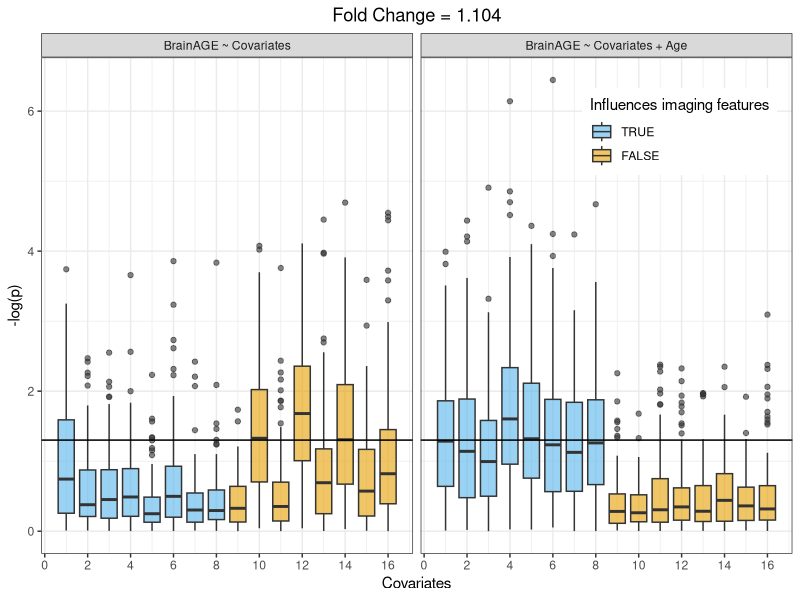

Here is the R script that generated this plot:
## ---- chunk 1
library(kernlab)
library(ggplot2)
library(e1071)

remove(list = ls())
today <- Sys.Date()
plotABFs <- F
saveplot = FALSE; ntraining = 500; ntesting = 500; nvars = 100; errorEps = 10; plot_prefix = ''; errorEta = 0.5;
beta0 = 100; beta1 = -1; 
errorEpsPct = 2;
errorEtaPct = 1.2;
nonDecaysd = 5;
decayPct = 0.75;
# scaleFac = 1/2500;
scaleFac = 1/4500;

nruns <- 100

w1Sd <- 1
w2Sd <- 1
w3Sd <- 1
w1MeanMean <- 2
w2MeanMean <- 2
w3MeanMean <- 2

cbPaletteGrey <- c("#999999", "#E69F00", "#56B4E9", "#009E73", "#F0E442", "#0072B2", "#D55E00", "#CC79A7")
cbPaletteBlack <- c("#000000", "#E69F00", "#56B4E9", "#009E73", "#F0E442", "#0072B2", "#D55E00", "#CC79A7")

ntotal <- ntraining + ntesting
#generate random subject ages
age <- runif(ntotal, 20, 56)
ageTrain <- age[1:ntraining]
ageTest <- age[(ntraining+1):ntotal]
ABF1 <- beta0 + age * beta1 # age basis function 1
ABF2 <- 1/424*sqrt(90^5-age^5) - 100 # age basis function 2
ABF3 <- 2.6*100^2/age^2 + 16 # age basis function 3
## ---- chunk 2
# set.seed(1234)
alphas <- c(0, runif(1, -2, -1))
betas <- c(0, runif(1, -2, -1))
gammas <- c(0, runif(1, -2, -1))
albega1 <- expand.grid(alphas, betas, gammas)
albega1[4:5,] <- albega1[c(5,4),]
albega1[c(5,7),] <- albega1[c(7,5),]

alphas <- c(0, runif(1, -2, -1))
betas <- c(0, runif(1, -2, -1))
gammas <- c(0, runif(1, -2, -1))
albega2 <- expand.grid(alphas, betas, gammas)
albega2[4:5,] <- albega2[c(5,4),]
albega2[c(5,7),] <- albega2[c(7,5),]

albega <- rbind(albega1, albega2)
ncombs <- nrow(albega)
albegaSums <- rowSums(abs(albega))
albega <- albega/ifelse(albegaSums != 0, albegaSums, 1)

pCombWiAge.df <- matrix(NA, nrow = ncombs, ncol = nruns)
pCombNoAge.df <- matrix(NA, nrow = ncombs, ncol = nruns)
r2vec <- vector(mode = "numeric", length = nruns)
namesResults <- c("AlBeGa", "CorWithAge", "pNoAge", "pWiAge", "pCombNoAge", "pCombWiAge", "CorWithA")
resultss <- array(NA, c(ncombs, length(namesResults) - 1, nruns))
funcInd <- list() # functional indices
funcInd$ABF1 <- 1:8
funcInd$ABF2 <- 1:8
funcInd$ABF3 <- 1:8
allFuncInd <- unlist(funcInd)
effectSizes <- matrix(NA, ncol = 3, nrow = nruns)

system.time(
for (myrun in 1:nruns){
  w1Mean <- rnorm(nvars, mean = w1MeanMean, sd = w1Sd)
  w2Mean <- rnorm(nvars, mean = w2MeanMean, sd = w2Sd)
  w3Mean <- rnorm(nvars, mean = w3MeanMean, sd = w3Sd)
  
  results <- data.frame(matrix(NA, nrow = ncombs, ncol = length(namesResults)))
  colnames(results) <- namesResults
  covsNoNoise <- t(as.matrix(albega) %*% as.matrix(rbind(ABF1, ABF2, ABF3)))
  errorEtaMat <- matrix(rnorm(ncombs*ntotal, 0, errorEtaPct*abs(covsNoNoise)), 
                        ncol = ncombs, nrow = ntotal, byrow = T)
  rawCovs <- covsNoNoise + errorEtaMat
  covs <- rawCovs
  covsTest <- covs[(ntraining+1):ntotal, ]
  x_total <- matrix(NA, ncol = nvars, nrow = ntotal)
  
  D1 <- rowSums(covs[,funcInd$ABF1, drop = F])*scaleFac
  D2 <- rowSums(covs[,funcInd$ABF2, drop = F])*scaleFac
  D3 <- rowSums(covs[,funcInd$ABF3, drop = F])*scaleFac
  
  backgroundInd <- floor(decayPct*nvars) 
  cohen1 <- vector(mode = "numeric", length = backgroundInd)
  cohen2 <- vector(mode = "numeric", length = backgroundInd)
  cohen3 <- vector(mode = "numeric", length = backgroundInd)
  for (k in 1:nvars){
    if (k <= backgroundInd){
      xNoNoise <- 
        (w1Mean[k] - D1)*ABF1 + 
        (w2Mean[k] - D2)*ABF2 +
        (w3Mean[k] - D3)*ABF3
      x_total[,k] <- xNoNoise + rnorm(ntotal, mean = 0, sd = errorEpsPct*abs(xNoNoise))
    } 
  }
  effectSize <- c(mean(abs((w1Mean-mean(D1))/w1Mean)),
                  mean(abs((w2Mean-mean(D2))/w2Mean)),
                  mean(abs((w3Mean-mean(D3))/w3Mean)))
  effectSizes[myrun, ] <- effectSize
  sdRemain <- sd(x_total[,1:backgroundInd])
  x_total[, (backgroundInd+1):nvars] <- rnorm(ntotal*(nvars - backgroundInd), 
                                              mean = 0, sd = sdRemain)
  names(x_total) <- paste('x', 1:nvars, sep = '')
  x_training <- x_total[1:ntraining, ]
  x_testing <- x_total[(ntraining + 1): ntotal, ]
  
  #fit a model on the trianing data
  train_y <- as.matrix(ageTrain)
  train_x <- as.matrix(x_training)
  this_model <- svm(x = train_x, y = train_y)
  
  names(x_testing) <- paste('x', 1:nvars, sep = '')
  predictions <- predict(this_model, x_testing) # get predictions on the testing set 
  BrainAGE <- predictions - ageTest     #BrainAGE is yhat - y
  
  mae <- mean(abs(BrainAGE))
  ss_total <- sum((ageTest - mean(ageTest))^2)
  ss_resid <- sum((BrainAGE - mean(BrainAGE))^2)
  (r2 <- 1 - ss_resid / ss_total)
  results$CorWithA <- abs(cor(covsTest, ageTest))
  
  for (i in 1:ncombs){
    results[i,"AlBeGa"] <- paste0(albega[i,], collapse = ";")
    results[i, "CorWithAge"] <- cor(covsTest[,i], ageTest)
  }
  
  for (i in 1:ncombs){
    model_i <- lm(BrainAGE ~ covsTest[,i])
    results[i, "pNoAge"] <- summary(model_i)$coefficients["covsTest[, i]", "Pr(>|t|)"]
    modeliAge <- lm(BrainAGE ~ covsTest[,i] + ageTest + ageTest^2 + 1/ageTest)
    results[i, "pWiAge"] <- summary(modeliAge)$coefficients["covsTest[, i]", "Pr(>|t|)"]
  }
  
  myFrame <- data.frame(covsTest, BrainAGE, ageTest)
  myFrameNonlin <- myFrame
  myFrameNonlin$ageSq <- myFrameNonlin$ageTest^2
  myFrameNonlin$ageInv <- 1/myFrameNonlin$ageTest
  model_55 <- lm(BrainAGE ~ . - ageTest, data = myFrame)
  results[, "pCombNoAge"] <- summary(model_55)$coefficients[2:(ncombs + 1), "Pr(>|t|)"]
  modelAge56 <- lm(BrainAGE ~ . , data = myFrame)

  results[, "pCombWiAge"] <- summary(modelAge56)$coefficients[2:(ncombs + 1), "Pr(>|t|)"]
  resultsRound <- results
  resultsRound[,-1] <- round(resultsRound[,-1], 5)  
  predAgedf <- data.frame(ageTest, predictions, BrainAGE)
  plotPred <- F
  if ((myrun == nruns) & (plotPred == T)){
    linreg <- lm(predictions ~ ageTest, data = predAgedf)
    b1 <- linreg$coefficients[2]
    b0 <- linreg$coefficients[1]
    predAgedf$BrainAGER <- linreg$residuals
    a1 <- ggplot(predAgedf, aes(x = ageTest, y = predictions)) + 
      geom_point(alpha = 0.6, shape = 1, size = 0.5) + 
      geom_abline(slope = 1) + labs(x = "Age", y = "Predicted Age") + theme_bw() + 
      geom_smooth(method = "lm", color = cbPaletteBlack[3], se = FALSE)
    a2 <- ggplot(predAgedf, aes(x = ageTest, y = BrainAGE)) + 
      geom_point(shape = 1, size = 0.5) + 
      geom_smooth(method = "lm", color = cbPaletteBlack[3], se = FALSE) + 
      labs(x = "Age", y = "BrainAGE") + theme_bw()
    a3 <- ggplot(predAgedf, aes(x = ageTest, y = BrainAGER)) + 
      geom_point(shape = 1, size = 0.5) + 
      geom_smooth(method = "lm", color = cbPaletteBlack[3], se = FALSE) + 
      labs(x = "Age", y = "BrainAGER") + theme_bw()
    
    # ggsave(file = "predictedVsReal.pdf", plot = a1, height = 3, width = 3)
    # ggsave(file = "resVsReal.pdf", plot = a2, height = 3, width = 3)
    # ggsave(file = "BrainAGERvsAge.pdf", plot = a3, height = 3, width = 3)
  }
  
  pCombWiAge.df[, myrun] <- results$pCombWiAge
  pCombNoAge.df[, myrun] <- results$pCombNoAge
  r2vec[myrun] <- r2
  resultss[ , , myrun] <- as.matrix(results[,-1])
}
)

xCorrs <- rowMeans(resultss[,1,])

pCombWiAge.df <- data.frame(pCombWiAge.df)
pCombNoAge.df <- data.frame(pCombNoAge.df)
pCombWiAge.df$cov <- 1:ncombs
pCombWiAge.df$relateV <- pCombWiAge.df$cov %in% allFuncInd
pCombWiAge.df$corWiAge <- xCorrs
pCombWiAgeMelt <- data.frame(reshape2::melt(pCombWiAge.df, id.vars = c("cov", "relateV", "corWiAge")))
colnames(pCombWiAgeMelt)[5] <- "pval"
pCombWiAgeMelt$nlogpval <- -log10(pCombWiAgeMelt$pval)
pCombWiAgeMelt$ageAsCov <- T

pCombNoAge.df$cov <- 1:ncombs
pCombNoAge.df$relateV <- pCombNoAge.df$cov %in% allFuncInd
pCombNoAge.df$corWiAge <- xCorrs
pCombNoAgeMelt <- data.frame(reshape2::melt(pCombNoAge.df, id.vars = c("cov", "relateV", "corWiAge")))
colnames(pCombNoAgeMelt)[5] <- "pval"
pCombNoAgeMelt$nlogpval <- -log10(pCombNoAgeMelt$pval)
pCombNoAgeMelt$ageAsCov <- F

pCombAgeMelt <- rbind(pCombWiAgeMelt, pCombNoAgeMelt)
pCombAgeMelt$ageAsCov <- as.factor(pCombAgeMelt$ageAsCov)
levels(pCombAgeMelt$ageAsCov) <- c("BrainAGE ~ Covariates", "BrainAGE ~ Covariates + Age")
## ---- chunk 3
myeffectSize <- round(mean(effectSizes), 3)

p2 <- ggplot(pCombAgeMelt, 
            aes(group = cov, x = cov, y = nlogpval, fill = relateV)) + 
  facet_grid(~ ageAsCov) + 
    scale_fill_manual(values = cbPaletteGrey[-1]) +
  theme_bw() + labs(y = "-log(p)", x = "Covariates") +
  theme(legend.position = c(0.85, 0.85)) + 
  guides(
    fill = guide_legend(title="Influences imaging features", reverse = T),
    alpha = F) + 
  scale_x_continuous(breaks = seq(0, 16, 2))+
  theme(plot.title = element_text(hjust = 0.5)) +
  labs(title = paste("Fold Change =", myeffectSize)) +
  geom_boxplot(alpha = 0.6) + geom_hline(yintercept = -log10(0.05))

print(p2)

# ggsave(file = paste0("Random", myeffectSize, "FoldChange", nruns, "runs.pdf"), plot = p2, width = 8, height = 5)

## ---- chunk 4
